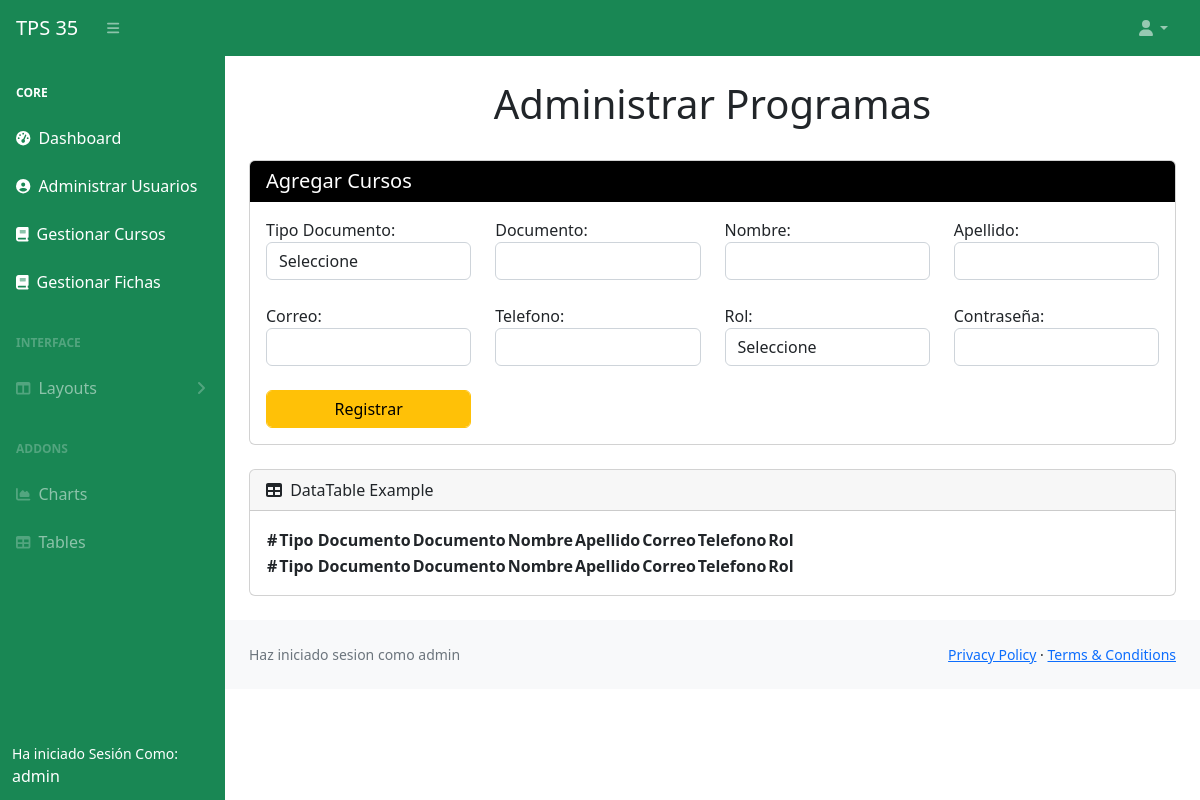
Before: /administrador/courses.php (signed in) with the older database file.
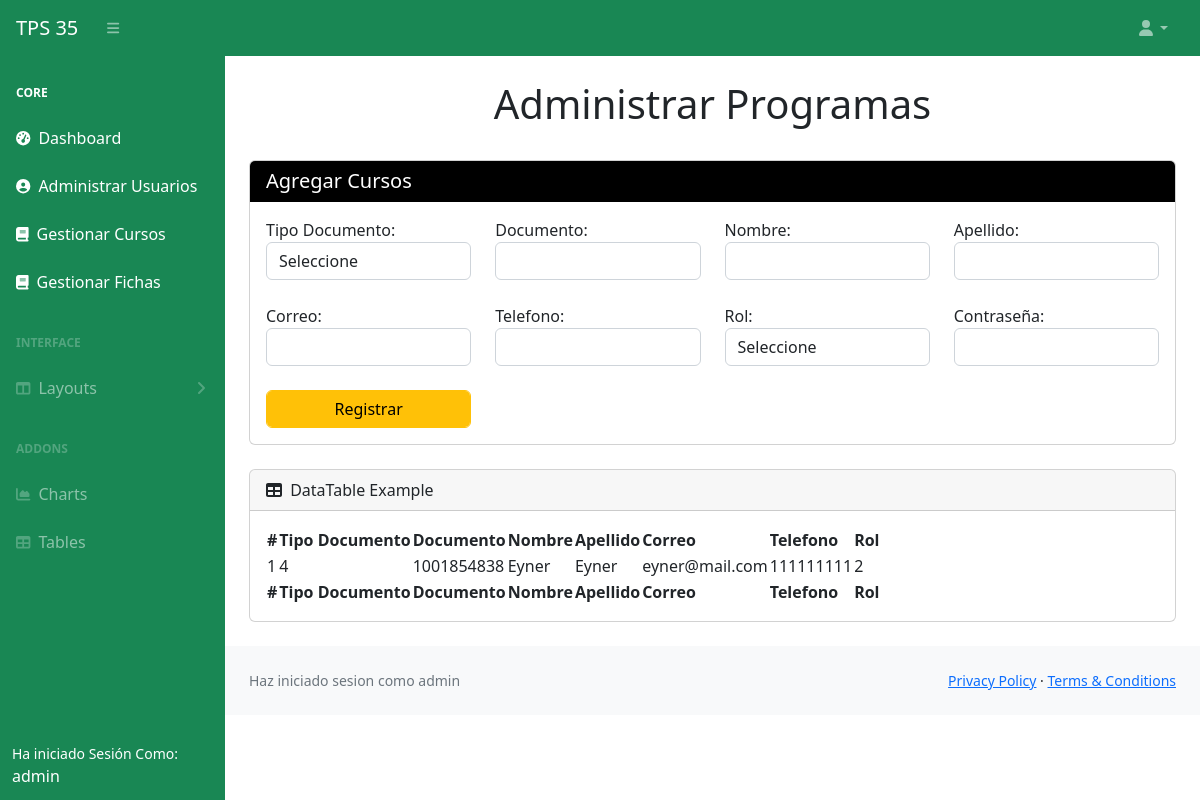
After: the same page with the newer database file.
### tables this page shows
CREATE TABLE `personas` (
  `id` int(11) NOT NULL,
  `tipo_documento` int(11) NOT NULL,
  `documento` bigint(20) NOT NULL,
  `nombre` varchar(30) NOT NULL,
  `apellido` varchar(30) NOT NULL,
  `correo` varchar(30) NOT NULL,
  `telefono` bigint(20) NOT NULL,
  `rol` int(11) NOT NULL,
  `pass` varchar(100) NOT NULL
);

### administrador/courses.php (the view, shortened to what the changed rows need)
<!DOCTYPE html>
<html lang="en">
<head>
    <link href="css/styles.css" rel="stylesheet" />
</head>
<body class="sb-nav-fixed">
    <?php
    include('./back/connection.php');
    ?>
    <div id="layoutSidenav">
        <div id="layoutSidenav_content">
            <main>
                <div class="container-fluid px-4">
                    <h1 class="mt-4 text-center">Administrar Programas
                    </h1>
                    <br>
                    <br>
                    <div class="card mb-4">
                        <div class="card-body">
                            <table id="datatablesSimple">
                                <thead>
                                    <tr>
                                        <th>#</th>
                                        <th>Tipo Documento</th>
                                        <th>Documento</th>
                                        <th>Nombre</th>
                                        <th>Apellido</th>
                                        <th>Correo</th>
                                        <th>Telefono</th>
                                        <th>Rol</th>
                                    </tr>
                                </thead>
                                <tfoot>
                                    <tr>
                                        <th>#</th>
                                        <th>Tipo Documento</th>
                                        <th>Documento</th>
                                        <th>Nombre</th>
                                        <th>Apellido</th>
                                        <th>Correo</th>
                                        <th>Telefono</th>
                                        <th>Rol</th>
                                    </tr>
                                </tfoot>
                                <tbody>
                                    <?php
                                    $searchUsers = "SELECT * FROM personas
                                    INNER JOIN sub_items AS documentos ON personas.tipo_documento = documentos.id
                                    INNER JOIN sub_items AS roles ON personas.rol = roles.id;";
                                    $queryRegister = mysqli_query($conn, $searchUsers);
                                    $count = 0; while($row = mysqli_fetch_array($queryRegister)){$count++; ?>
                                    <tr>
                                        <td><?php echo $count;?></td>
                                        <td><?php echo $row['tipo_documento'] ?></td>
                                        <td><?php echo $row['documento'] ?></td>
                                        <td><?php echo $row['nombre'] ?></td>
                                        <td><?php echo $row['apellido'] ?></td>
                                        <td><?php echo $row['correo'] ?></td>
                                        <td><?php echo $row['telefono'] ?></td>
                                        <td><?php echo $row['rol'] ?></td>
                                    </tr>
                                    <?php } ?>
                                </tbody>
                            </table>
                        </div>
                    </div>
                </div>
        </div>
    </div>
</body>
</html>

Changed rows visible on the page:
added personas: tipo_documento "4", documento "1001854838", nombre "Eyner", apellido "Eyner", correo "eyner@mail.com", telefono "111111111", rol "2"
